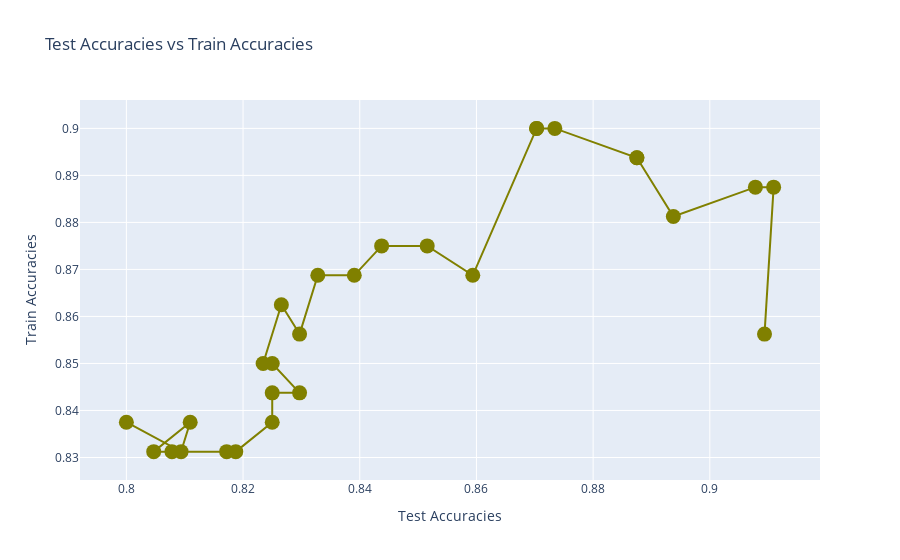

Write notebook code for a chart like this one.
### Code cell
##same plot with different method

fig = go.Figure()
fig.add_trace(go.Scatter(x=trainaccuracies, y=testaccuracies,marker = dict(color = "olive", size = 15),
                    mode='lines+markers'))
fig.update_layout(title='Test Accuracies vs Train Accuracies',
                   xaxis_title='Test Accuracies',
                   yaxis_title='Train Accuracies')

fig.show()

### Figure 1 — Plotly figure (JSON) as saved in the notebook; plotly's stock layout.template omitted (floating-point values rounded to 4 significant figures)
{"data": [{"marker": {"color": "olive", "size": 15}, "mode": "lines+markers", "type": "scatter", "x": [0.9094, 0.9109, 0.9078, 0.8938, 0.8875, 0.8875, 0.8734, 0.8703, 0.8703, 0.8594, 0.8516, 0.8438, 0.8391, 0.8328, 0.8297, 0.8266, 0.8234, 0.825, 0.8297, 0.825, 0.825, 0.8187, 0.8172, 0.8078, 0.8047, 0.8109, 0.8094, 0.8], "y": [0.8562, 0.8875, 0.8875, 0.8812, 0.8938, 0.8938, 0.9, 0.9, 0.9, 0.8688, 0.875, 0.875, 0.8688, 0.8688, 0.8562, 0.8625, 0.85, 0.85, 0.8438, 0.8438, 0.8375, 0.8313, 0.8313, 0.8313, 0.8313, 0.8375, 0.8313, 0.8375]}], "layout": {"title": {"text": "Test Accuracies vs Train Accuracies"}, "xaxis": {"title": {"text": "Test Accuracies"}}, "yaxis": {"title": {"text": "Train Accuracies"}}}}
